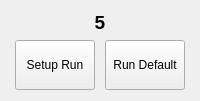
          <widget class="QWidget" name="S5Page2">
           <layout class="QGridLayout" name="gridLayout_21">
            <item row="0" column="0" colspan="2">
             <widget class="QLabel" name="casN_52">
              <property name="sizePolicy">
               <sizepolicy hsizetype="MinimumExpanding" vsizetype="Fixed">
                <horstretch>0</horstretch>
                <verstretch>0</verstretch>
               </sizepolicy>
              </property>
              <property name="minimumSize">
               <size>
                <width>0</width>
                <height>0</height>
               </size>
              </property>
              <property name="font">
               <font>
                <pointsize>14</pointsize>
                <weight>75</weight>
                <bold>true</bold>
               </font>
              </property>
              <property name="text">
               <string>5</string>
              </property>
              <property name="alignment">
               <set>Qt::AlignCenter</set>
              </property>
             </widget>
            </item>
            <item row="1" column="0" colspan="2">
             <spacer name="topVSpacer_52">
              <property name="orientation">
               <enum>Qt::Vertical</enum>
              </property>
              <property name="sizeType">
               <enum>QSizePolicy::Minimum</enum>
              </property>
              <property name="sizeHint" stdset="0">
               <size>
                <width>0</width>
                <height>0</height>
               </size>
              </property>
             </spacer>
            </item>
            <item row="2" column="0">
             <widget class="QPushButton" name="setupB_5">
              <property name="sizePolicy">
               <sizepolicy hsizetype="Fixed" vsizetype="Fixed">
                <horstretch>0</horstretch>
                <verstretch>0</verstretch>
               </sizepolicy>
              </property>
              <property name="minimumSize">
               <size>
                <width>0</width>
                <height>50</height>
               </size>
              </property>
              <property name="baseSize">
               <size>
                <width>0</width>
                <height>0</height>
               </size>
              </property>
              <property name="text">
               <string>Setup Run</string>
              </property>
             </widget>
            </item>
            <item row="2" column="1">
             <widget class="QPushButton" name="runDefault_5">
              <property name="sizePolicy">
               <sizepolicy hsizetype="Fixed" vsizetype="Fixed">
                <horstretch>0</horstretch>
                <verstretch>0</verstretch>
               </sizepolicy>
              </property>
              <property name="minimumSize">
               <size>
                <width>0</width>
                <height>50</height>
               </size>
              </property>
              <property name="sizeIncrement">
               <size>
                <width>0</width>
                <height>0</height>
               </size>
              </property>
              <property name="baseSize">
               <size>
                <width>0</width>
                <height>0</height>
               </size>
              </property>
              <property name="text">
               <string>Run Default</string>
              </property>
             </widget>
            </item>
            <item row="3" column="0" colspan="2">
             <spacer name="botVSpacer_52">
              <property name="orientation">
               <enum>Qt::Vertical</enum>
              </property>
              <property name="sizeType">
               <enum>QSizePolicy::Minimum</enum>
              </property>
              <property name="sizeHint" stdset="0">
               <size>
                <width>0</width>
                <height>0</height>
               </size>
              </property>
             </spacer>
            </item>
           </layout>
          </widget>
